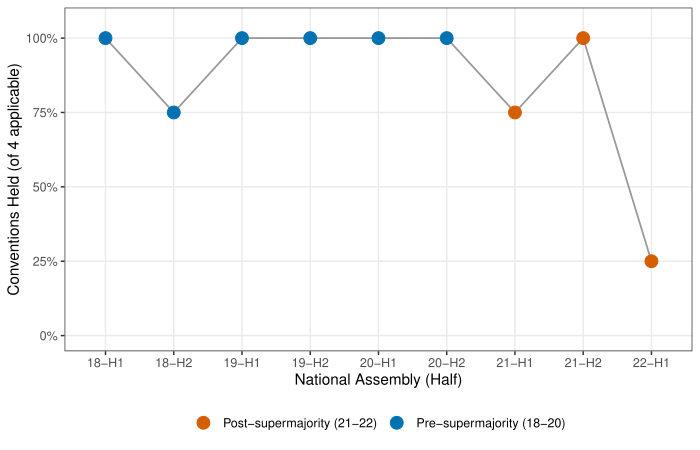

Reproduce this figure in R.
# Auto-generated figure for article
# Reads KNA data from Sys.getenv("KBL_DATA").
# Figure 1: Convention hold rate across 18-22 National Assemblies
library(ggplot2); library(dplyr); library(tidyr)
df <- data.frame(
  na_half = c("18-H1","18-H2","19-H1","19-H2","20-H1","20-H2",
              "21-H1","21-H2","22-H1"),
  held = c(4, 3, 4, 4, 4, 4, 3, 4, 1),
  total = rep(4, 9)
)
df$rate <- df$held / df$total
df$era <- factor(ifelse(df$na_half %in% c("21-H1","21-H2","22-H1"),
                        "Post-supermajority (21-22)",
                        "Pre-supermajority (18-20)"))
ggplot(df, aes(x = na_half, y = rate, group = 1, color = era)) +
  geom_line(color = "grey60", linewidth = 0.6) +
  geom_point(size = 4) +
  scale_color_manual(values = c("Pre-supermajority (18-20)" = "#0072B2",
                                "Post-supermajority (21-22)" = "#D55E00")) +
  scale_y_continuous(limits = c(0, 1.05),
                     breaks = seq(0, 1, 0.25),
                     labels = scales::percent_format(accuracy = 1)) +
  labs(x = "National Assembly (Half)",
       y = "Conventions Held (of 4 applicable)",
       color = NULL,
       title = NULL) +
  theme_bw(base_size = 11) +
  theme(legend.position = "bottom",
        panel.grid.minor = element_blank())
ggsave("articles/figures/2026-04-29_r24/fig_1.pdf", width = 7, height = 4.5)
